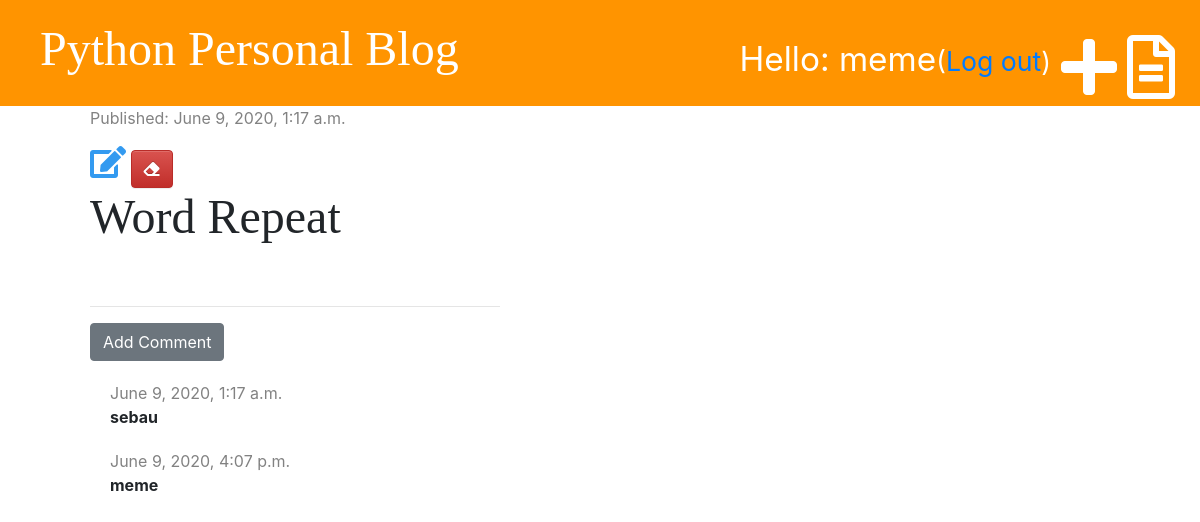
The page /post/10/ (signed in) on the database its author committed.
### blog/models.py (models this page shows, shortened)
class Post(models.Model):
    author = models.ForeignKey('auth.User', on_delete=models.CASCADE)
    title = models.CharField(max_length=200)
    text = models.TextField()
    create_date = models.DateTimeField(default=timezone.now)
    published_date = models.DateTimeField(blank=True, null=True)

class Comment(models.Model):
    post = models.ForeignKey('blog.Post', on_delete=models.CASCADE, related_name='comments')
    author = models.CharField(max_length=200)
    text = models.TextField()
    created_date = models.DateTimeField(default=timezone.now)
    approved = models.BooleanField(default=False)

### blog/views.py (the view)
# urls.py: path('post/<int:pk>/', views.post_detail, name='post_detail'),
def post_detail(request, pk):
    post = get_object_or_404(Post, pk=pk)
    return render(request, 'blog/post_detail.html', {'post': post})

### blog/templatetags/markdownify.py (called while the page is built)
@register.filter
def markdown(value):
    renderer = HighlightRenderer()
    markdown = mistune.Markdown(renderer=renderer)
    return markdown(value)

### blog/templates/blog/post_detail.html (shortened to what this page needs)
{% extends 'blog/base.html' %}
{% load markdownify %}
{% block content %}
<div class="post">
  {% if post.published_date %}
  <div class="date">
    <p>Published: {{post.published_date}}</p>
  </div>
  {% else %}
  <a href="{% url 'post_publish' pk=post.pk %}" class="btn btn-primary">Publish</a>
  {% endif %}
  {% if user.is_authenticated %}
  <a href="{% url 'post_edit' pk=post.pk %}"><i class="fas fa-edit fa-2x" style="color: #339af0;"></i></a>
  {% endif %}
  <a href="{% url 'post_delete' pk=post.pk %}" class="btn btn-danger"
    onclick="return confirm('Are you sure you want to delete this post?')">
      <i class="fas fa-eraser"></i>
  </a>
  <div>
    <h1>{{post.title}}</h1>
  </div>
</div>
<hr>
<a href="{% url 'add_comment_to_post' pk=post.pk %}" class="btn btn-secondary">Add Comment</a>
{% for comment in post.comments.all %}
  {% if user.is_authenticated or comment.approved %}
    <div class="comment">
      <div class="date">{{comment.created_date}}</div>
      <strong>{{comment.author}}</strong>
    </div>
  {% endif %}
{% empty %}
<p>No comments yet...</p>
{% endfor %}
{% endblock %}

### blog/templates/blog/base.html (shortened to what this page needs)
{% load static %}
<!DOCTYPE html>
<html lang="en">
<head>
    <link href="https://stackpath.bootstrapcdn.com/bootstrap/4.5.0/css/bootstrap.min.css" rel="stylesheet"
>
    <link rel="stylesheet" href="//maxcdn.bootstrapcdn.com/bootstrap/3.2.0/css/bootstrap-theme.min.css" />
    <link rel="stylesheet" href="https://use.fontawesome.com/releases/v5.13.0/css/all.css"
>
    <link rel="stylesheet" type="text/css" href="{% static 'css/blog.css' %}">
    <link rel="stylesheet" type="text/css" href="{% static 'css/zenburn.css' %}">
</head>
<body>
    <div class="page-header">
        {% if user.is_authenticated %}
        <a href="{% url 'draft_list' %}" class="top-menu"><i class="far fa-file-alt fa-4x"></i></a>
        <a href="{% url 'post_new' %}" class="top-menu"><i class="fas fa-plus fa-4x"></i></a>
        <p class="top-menu">Hello: {{user.username}}<small>(<a href="{% url 'logout' %}">Log out</a>)</small></p>
        {% else %}
        <a href="{% url 'signup' %}" class="top-menu"><i class="fas fa-user-plus fa-3x"></i></a>
        <a href="{% url 'login' %}" class="top-menu"><i class="fas fa-sign-in-alt fa-4x"></i></a>
        {% endif %}
        <h1><a href="{% url 'post_list' %}">Python Personal Blog</a></h1>
    </div>
    <div class="content container">
        <div class="row">
            <div class="col-md-8">
                {% block content %} {% endblock %}
            </div>
        </div>
    </div>
</body>
</html>

### blog/static/css/blog.css (style rules this page uses)
.page-header { background-color: #ff9400; margin-top: 0; padding: 20px 20px 20px 40px; }
.page-header h1, .page-header h1 a { color: #ffffff; font-size: 36pt; text-decoration: none; }
.page-header p { font-size: 25pt; }
.content { margin-left: 60px; }
.post { margin-bottom: 60px; }
.date { color: #828282; }
h1, h2, h3, h4 { font-family: 'Tangerine', 'Inconsolata', 'Droid Sans', serif; font-size: 48px; }
.top-menu { float: right; color: white; margin-top: 10px; padding: 5px; }
.comment { margin: 20px 0 20px 20px; }

### rows shown on the page
Post: published_date "June 9, 2020, 1:17 a.m.", title "Word Repeat"
Comment: created_date "June 9, 2020, 1:17 a.m.", author "sebau"
Comment: created_date "June 9, 2020, 4:07 p.m.", author "meme"

### other values the page prints
{{ user.username }} "meme"
